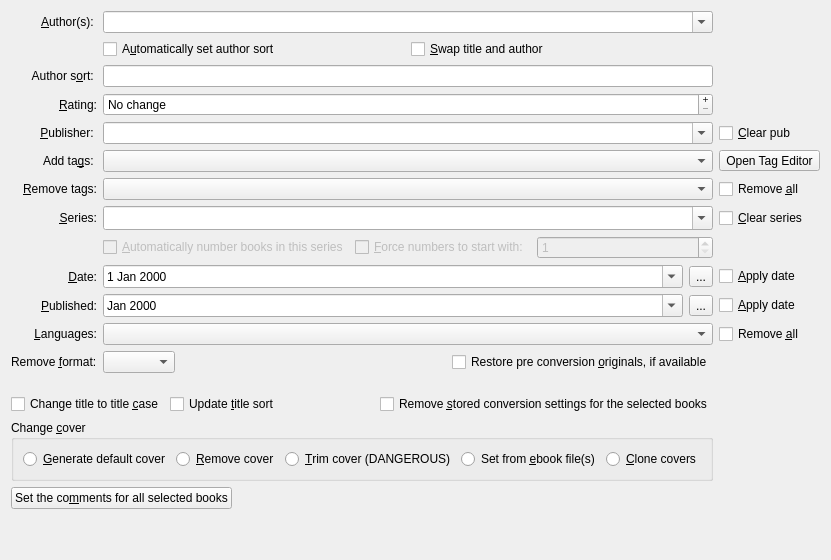
         <widget class="QWidget" name="tabWidgetPage1">
          <attribute name="title">
           <string>&amp;Basic metadata</string>
          </attribute>
          <layout class="QGridLayout" name="gridLayout">
           <item row="7" column="1">
            <widget class="EditWithComplete" name="series">
             <property name="sizePolicy">
              <sizepolicy hsizetype="Preferred" vsizetype="Fixed">
               <horstretch>0</horstretch>
               <verstretch>0</verstretch>
              </sizepolicy>
             </property>
             <property name="toolTip">
              <string>List of known series. You can add new series.</string>
             </property>
             <property name="whatsThis">
              <string>List of known series. You can add new series.</string>
             </property>
             <property name="editable">
              <bool>true</bool>
             </property>
             <property name="insertPolicy">
              <enum>QComboBox::InsertAlphabetically</enum>
             </property>
             <property name="sizeAdjustPolicy">
              <enum>QComboBox::AdjustToMinimumContentsLengthWithIcon</enum>
             </property>
             <property name="minimumContentsLength">
              <number>40</number>
             </property>
            </widget>
           </item>
           <item row="7" column="2">
            <widget class="QCheckBox" name="clear_series">
             <property name="toolTip">
              <string>If checked, the series will be cleared</string>
             </property>
             <property name="text">
              <string>&amp;Clear series</string>
             </property>
            </widget>
           </item>
           <item row="9" column="2">
            <widget class="QCheckBox" name="apply_adddate">
             <property name="text">
              <string>&amp;Apply date</string>
             </property>
            </widget>
           </item>
           <item row="10" column="0">
            <widget class="QLabel" name="label_9">
             <property name="text">
              <string>&amp;Published:</string>
             </property>
             <property name="alignment">
              <set>Qt::AlignRight|Qt::AlignTrailing|Qt::AlignVCenter</set>
             </property>
             <property name="buddy">
              <cstring>pubdate</cstring>
             </property>
            </widget>
           </item>
           <item row="10" column="1">
            <layout class="QHBoxLayout" name="horizontalLayout_4">
             <item>
              <widget class="QDateTimeEdit" name="pubdate">
               <property name="displayFormat">
                <string>MMM yyyy</string>
               </property>
               <property name="calendarPopup">
                <bool>true</bool>
               </property>
              </widget>
             </item>
             <item>
              <widget class="QToolButton" name="clear_pubdate_button">
               <property name="toolTip">
                <string>Clear published date</string>
               </property>
               <property name="text">
                <string>...</string>
               </property>
               <property name="icon">
                <iconset resource="../../../../resources/images.qrc">
                 <normaloff>:/images/trash.png</normaloff>:/images/trash.png</iconset>
               </property>
              </widget>
             </item>
            </layout>
           </item>
           <item row="10" column="2">
            <widget class="QCheckBox" name="apply_pubdate">
             <property name="text">
              <string>&amp;Apply date</string>
             </property>
            </widget>
           </item>
           <item row="5" column="2">
            <widget class="QToolButton" name="tag_editor_button">
             <property name="toolTip">
              <string>Open Tag Editor</string>
             </property>
             <property name="text">
              <string>Open Tag Editor</string>
             </property>
             <property name="icon">
              <iconset resource="../../../../resources/images.qrc">
               <normaloff>:/images/chapters.png</normaloff>:/images/chapters.png</iconset>
             </property>
            </widget>
           </item>
           <item row="6" column="0">
            <widget class="QLabel" name="label">
             <property name="text">
              <string>&amp;Remove tags:</string>
             </property>
             <property name="alignment">
              <set>Qt::AlignRight|Qt::AlignTrailing|Qt::AlignVCenter</set>
             </property>
             <property name="buddy">
              <cstring>remove_tags</cstring>
             </property>
            </widget>
           </item>
           <item row="6" column="1">
            <widget class="EditWithComplete" name="remove_tags">
             <property name="toolTip">
              <string>Comma separated list of tags to remove from the books. </string>
             </property>
            </widget>
           </item>
           <item row="13" column="0">
            <spacer name="verticalSpacer">
             <property name="orientation">
              <enum>Qt::Vertical</enum>
             </property>
             <property name="sizeType">
              <enum>QSizePolicy::Fixed</enum>
             </property>
             <property name="sizeHint" stdset="0">
              <size>
               <width>20</width>
               <height>15</height>
              </size>
             </property>
            </spacer>
           </item>
           <item row="12" column="1">
            <layout class="QHBoxLayout" name="horizontalLayout_7">
             <item>
              <widget class="QComboBox" name="remove_format">
               <property name="maximumSize">
                <size>
                 <width>120</width>
                 <height>16777215</height>
                </size>
               </property>
              </widget>
             </item>
             <item>
              <spacer name="horizontalSpacer_4">
               <property name="orientation">
                <enum>Qt::Horizontal</enum>
               </property>
               <property name="sizeHint" stdset="0">
                <size>
                 <width>40</width>
                 <height>20</height>
                </size>
               </property>
              </spacer>
             </item>
             <item>
              <widget class="QCheckBox" name="restore_original">
               <property name="toolTip">
                <string>When doing a same format to same format conversion,
for e.g., EPUB to EPUB, calibre saves the original EPUB
 as ORIGINAL_EPUB. This option tells calibre to restore
 the EPUB from ORIGINAL_EPUB. Useful if you did a bulk
 conversion of a large number of books and something went wrong.</string>
               </property>
               <property name="text">
                <string>Restore pre conversion &amp;originals, if available</string>
               </property>
              </widget>
             </item>
            </layout>
           </item>
           <item row="7" column="0">
            <widget class="QLabel" name="label_7">
             <property name="text">
              <string>&amp;Series:</string>
             </property>
             <property name="textFormat">
              <enum>Qt::PlainText</enum>
             </property>
             <property name="alignment">
              <set>Qt::AlignRight|Qt::AlignTrailing|Qt::AlignVCenter</set>
             </property>
             <property name="buddy">
              <cstring>series</cstring>
             </property>
            </widget>
           </item>
           <item row="4" column="1">
            <widget class="EditWithComplete" name="publisher">
             <property name="editable">
              <bool>true</bool>
             </property>
            </widget>
           </item>
           <item row="5" column="0">
            <widget class="QLabel" name="label_4">
             <property name="text">
              <string>Add ta&amp;gs: </string>
             </property>
             <property name="alignment">
              <set>Qt::AlignRight|Qt::AlignTrailing|Qt::AlignVCenter</set>
             </property>
             <property name="buddy">
              <cstring>tags</cstring>
             </property>
            </widget>
           </item>
           <item row="5" column="1">
            <widget class="EditWithComplete" name="tags">
             <property name="toolTip">
              <string>Tags categorize the book. This is particularly useful while searching. &lt;br&gt;&lt;br&gt;They can be any words or phrases, separated by commas.</string>
             </property>
            </widget>
           </item>
           <item row="0" column="1">
            <widget class="EditWithComplete" name="authors">
             <property name="editable">
              <bool>true</bool>
             </property>
            </widget>
           </item>
           <item row="1" column="1">
            <layout class="QHBoxLayout" name="horizontalLayout_2">
             <item>
              <widget class="QCheckBox" name="auto_author_sort">
               <property name="text">
                <string>A&amp;utomatically set author sort</string>
               </property>
              </widget>
             </item>
             <item>
              <widget class="QCheckBox" name="swap_title_and_author">
               <property name="text">
                <string>&amp;Swap title and author</string>
               </property>
              </widget>
             </item>
            </layout>
           </item>
           <item row="0" column="0">
            <widget class="QLabel" name="label_2">
             <property name="text">
              <string>&amp;Author(s): </string>
             </property>
             <property name="alignment">
              <set>Qt::AlignRight|Qt::AlignTrailing|Qt::AlignVCenter</set>
             </property>
             <property name="buddy">
              <cstring>authors</cstring>
             </property>
            </widget>
           </item>
           <item row="6" column="2">
            <widget class="QCheckBox" name="remove_all_tags">
             <property name="toolTip">
              <string>Check this box to remove all tags from the books.</string>
             </property>
             <property name="text">
              <string>Remove &amp;all</string>
             </property>
            </widget>
           </item>
           <item row="8" column="1">
            <layout class="QHBoxLayout" name="HLayout_3">
             <item>
              <widget class="QCheckBox" name="autonumber_series">
               <property name="enabled">
                <bool>false</bool>
               </property>
               <property name="toolTip">
                <string>If not checked, the series number for the books will be set to 1.
If checked, selected books will be automatically numbered, in the order
you selected them. So if you selected Book A and then Book B,
Book A will have series number 1 and Book B series number 2.</string>
               </property>
               <property name="text">
                <string>&amp;Automatically number books in this series</string>
               </property>
              </widget>
             </item>
             <item>
              <widget class="QCheckBox" name="series_numbering_restarts">
               <property name="enabled">
                <bool>false</bool>
               </property>
               <property name="toolTip">
                <string>Series will normally be renumbered from the highest number in the database
for that series. Checking this box will tell calibre to start numbering
from the value in the box</string>
               </property>
               <property name="text">
                <string>&amp;Force numbers to start with:</string>
               </property>
              </widget>
             </item>
             <item>
              <widget class="QSpinBox" name="series_start_number">
               <property name="enabled">
                <bool>false</bool>
               </property>
               <property name="minimum">
                <number>1</number>
               </property>
               <property name="maximum">
                <number>99000000</number>
               </property>
               <property name="value">
                <number>1</number>
               </property>
              </widget>
             </item>
            </layout>
           </item>
           <item row="9" column="0">
            <widget class="QLabel" name="label_10">
             <property name="text">
              <string>&amp;Date:</string>
             </property>
             <property name="alignment">
              <set>Qt::AlignRight|Qt::AlignTrailing|Qt::AlignVCenter</set>
             </property>
             <property name="buddy">
              <cstring>adddate</cstring>
             </property>
            </widget>
           </item>
           <item row="17" column="0">
            <spacer name="verticalSpacer_2">
             <property name="orientation">
              <enum>Qt::Vertical</enum>
             </property>
             <property name="sizeHint" stdset="0">
              <size>
               <width>20</width>
               <height>40</height>
              </size>
             </property>
            </spacer>
           </item>
           <item row="9" column="1">
            <layout class="QHBoxLayout" name="horizontalLayout_5">
             <item>
              <widget class="QDateTimeEdit" name="adddate">
               <property name="displayFormat">
                <string>d MMM yyyy</string>
               </property>
               <property name="calendarPopup">
                <bool>true</bool>
               </property>
              </widget>
             </item>
             <item>
              <widget class="QToolButton" name="clear_adddate_button">
               <property name="text">
                <string>...</string>
               </property>
               <property name="icon">
                <iconset resource="../../../../resources/images.qrc">
                 <normaloff>:/images/trash.png</normaloff>:/images/trash.png</iconset>
               </property>
              </widget>
             </item>
            </layout>
           </item>
           <item row="2" column="0">
            <widget class="QLabel" name="label_8">
             <property name="text">
              <string>Author s&amp;ort: </string>
             </property>
             <property name="alignment">
              <set>Qt::AlignRight|Qt::AlignTrailing|Qt::AlignVCenter</set>
             </property>
             <property name="buddy">
              <cstring>author_sort</cstring>
             </property>
            </widget>
           </item>
           <item row="2" column="1">
            <widget class="EnLineEdit" name="author_sort">
             <property name="toolTip">
              <string>Specify how the author(s) of this book should be sorted. For example Charles Dickens should be sorted as Dickens, Charles.</string>
             </property>
            </widget>
           </item>
           <item row="3" column="0">
            <widget class="QLabel" name="label_6">
             <property name="text">
              <string>&amp;Rating:</string>
             </property>
             <property name="alignment">
              <set>Qt::AlignRight|Qt::AlignTrailing|Qt::AlignVCenter</set>
             </property>
             <property name="buddy">
              <cstring>rating</cstring>
             </property>
            </widget>
           </item>
           <item row="3" column="1">
            <widget class="QSpinBox" name="rating">
             <property name="toolTip">
              <string>Rating of this book. 0-5 stars</string>
             </property>
             <property name="whatsThis">
              <string>Rating of this book. 0-5 stars</string>
             </property>
             <property name="buttonSymbols">
              <enum>QAbstractSpinBox::PlusMinus</enum>
             </property>
             <property name="specialValueText">
              <string>No change</string>
             </property>
             <property name="suffix">
              <string> stars</string>
             </property>
             <property name="minimum">
              <number>-1</number>
             </property>
             <property name="maximum">
              <number>5</number>
             </property>
             <property name="value">
              <number>-1</number>
             </property>
            </widget>
           </item>
           <item row="4" column="0">
            <widget class="QLabel" name="label_3">
             <property name="text">
              <string>&amp;Publisher: </string>
             </property>
             <property name="alignment">
              <set>Qt::AlignRight|Qt::AlignTrailing|Qt::AlignVCenter</set>
             </property>
             <property name="buddy">
              <cstring>publisher</cstring>
             </property>
            </widget>
           </item>
           <item row="14" column="0" colspan="2">
            <layout class="QHBoxLayout" name="horizontalLayout_3">
             <item>
              <widget class="QCheckBox" name="change_title_to_title_case">
               <property name="toolTip">
                <string>Force the title to be in title case. If both this and swap authors are checked,
title and author are swapped before the title case is set</string>
               </property>
               <property name="text">
                <string>Change title to title &amp;case</string>
               </property>
              </widget>
             </item>
             <item>
              <widget class="QCheckBox" name="update_title_sort">
               <property name="toolTip">
                <string>Update title sort based on the current title. This will be applied only after other changes to title.</string>
               </property>
               <property name="text">
                <string>Update &amp;title sort</string>
               </property>
              </widget>
             </item>
             <item>
              <spacer name="horizontalSpacer">
               <property name="orientation">
                <enum>Qt::Horizontal</enum>
               </property>
               <property name="sizeHint" stdset="0">
                <size>
                 <width>40</width>
                 <height>20</height>
                </size>
               </property>
              </spacer>
             </item>
             <item>
              <widget class="QCheckBox" name="remove_conversion_settings">
               <property name="toolTip">
                <string>Remove stored conversion settings for the selected books.

Future conversion of these books will use the default settings.</string>
               </property>
               <property name="text">
                <string>Remove &amp;stored conversion settings for the selected books</string>
               </property>
              </widget>
             </item>
            </layout>
           </item>
           <item row="15" column="0" colspan="2">
            <widget class="QGroupBox" name="groupBox">
             <property name="title">
              <string>Change &amp;cover</string>
             </property>
             <layout class="QHBoxLayout" name="horizontalLayout">
              <item>
               <widget class="QRadioButton" name="cover_generate">
                <property name="text">
                 <string>&amp;Generate default cover</string>
                </property>
               </widget>
              </item>
              <item>
               <widget class="QRadioButton" name="cover_remove">
                <property name="text">
                 <string>&amp;Remove cover</string>
                </property>
               </widget>
              </item>
              <item>
               <widget class="QRadioButton" name="cover_trim">
                <property name="toolTip">
                 <string>Try to automatically detect and remove borders and extra space
 from the edges of cover images. This can sometimes remove too
 much, so use with care.</string>
                </property>
                <property name="text">
                 <string>&amp;Trim cover (DANGEROUS)</string>
                </property>
               </widget>
              </item>
              <item>
               <widget class="QRadioButton" name="cover_from_fmt">
                <property name="text">
                 <string>Set from &amp;ebook file(s)</string>
                </property>
               </widget>
              </item>
              <item>
               <widget class="QRadioButton" name="cover_clone">
                <property name="toolTip">
                 <string>Set the covers of all selected books to be the same
as that of the first selected book.</string>
                </property>
                <property name="text">
                 <string>&amp;Clone covers</string>
                </property>
               </widget>
              </item>
             </layout>
            </widget>
           </item>
           <item row="11" column="0">
            <widget class="QLabel" name="label_11">
             <property name="text">
              <string>&amp;Languages:</string>
             </property>
             <property name="alignment">
              <set>Qt::AlignRight|Qt::AlignTrailing|Qt::AlignVCenter</set>
             </property>
             <property name="buddy">
              <cstring>languages</cstring>
             </property>
            </widget>
           </item>
           <item row="11" column="1">
            <widget class="LanguagesEdit" name="languages"/>
           </item>
           <item row="11" column="2">
            <widget class="QCheckBox" name="clear_languages">
             <property name="text">
              <string>Remove &amp;all</string>
             </property>
            </widget>
           </item>
           <item row="12" column="0">
            <widget class="QLabel" name="label_5">
             <property name="text">
              <string>Remove &amp;format:</string>
             </property>
             <property name="buddy">
              <cstring>remove_format</cstring>
             </property>
            </widget>
           </item>
           <item row="16" column="0" colspan="2">
            <widget class="QPushButton" name="comments_button">
             <property name="sizePolicy">
              <sizepolicy hsizetype="Maximum" vsizetype="Fixed">
               <horstretch>0</horstretch>
               <verstretch>0</verstretch>
              </sizepolicy>
             </property>
             <property name="text">
              <string>Set the co&amp;mments for all selected books</string>
             </property>
            </widget>
           </item>
           <item row="4" column="2">
            <widget class="QCheckBox" name="clear_pub">
             <property name="toolTip">
              <string>If checked, the publisher will be cleared</string>
             </property>
             <property name="text">
              <string>&amp;Clear pub</string>
             </property>
            </widget>
           </item>
          </layout>
         </widget>
